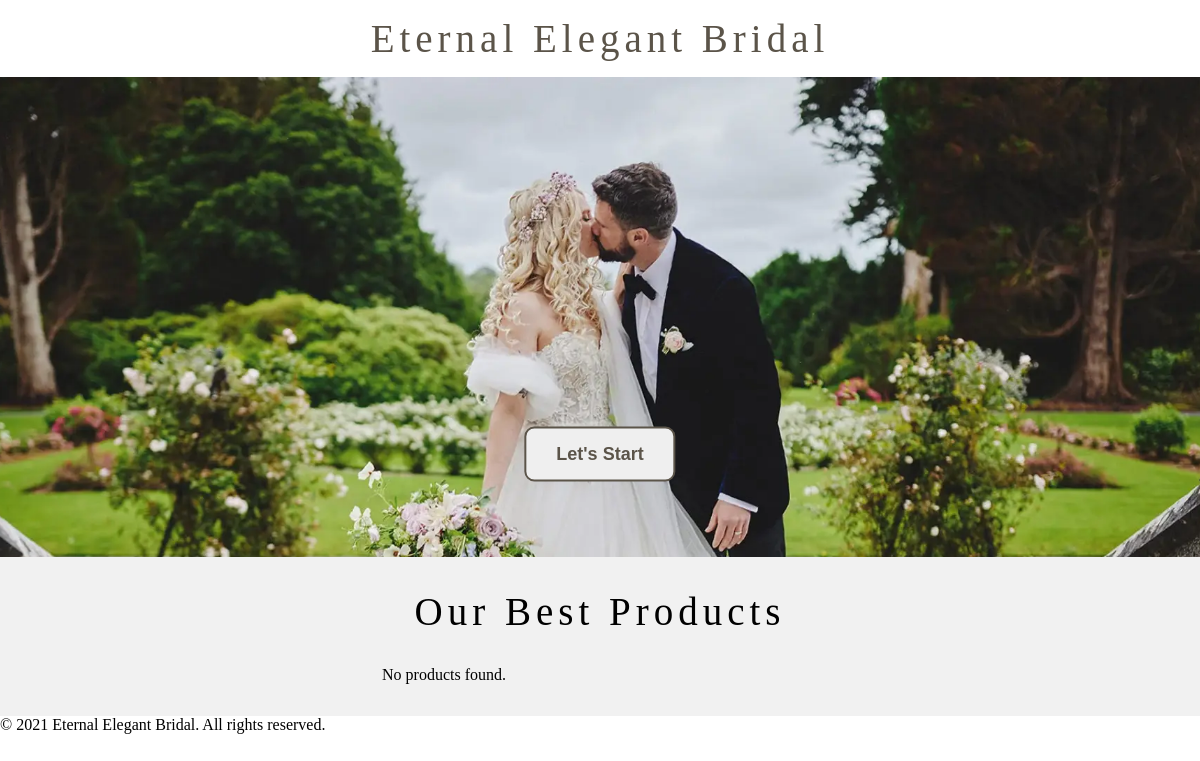
/, run on an earlier commit of the app's database.
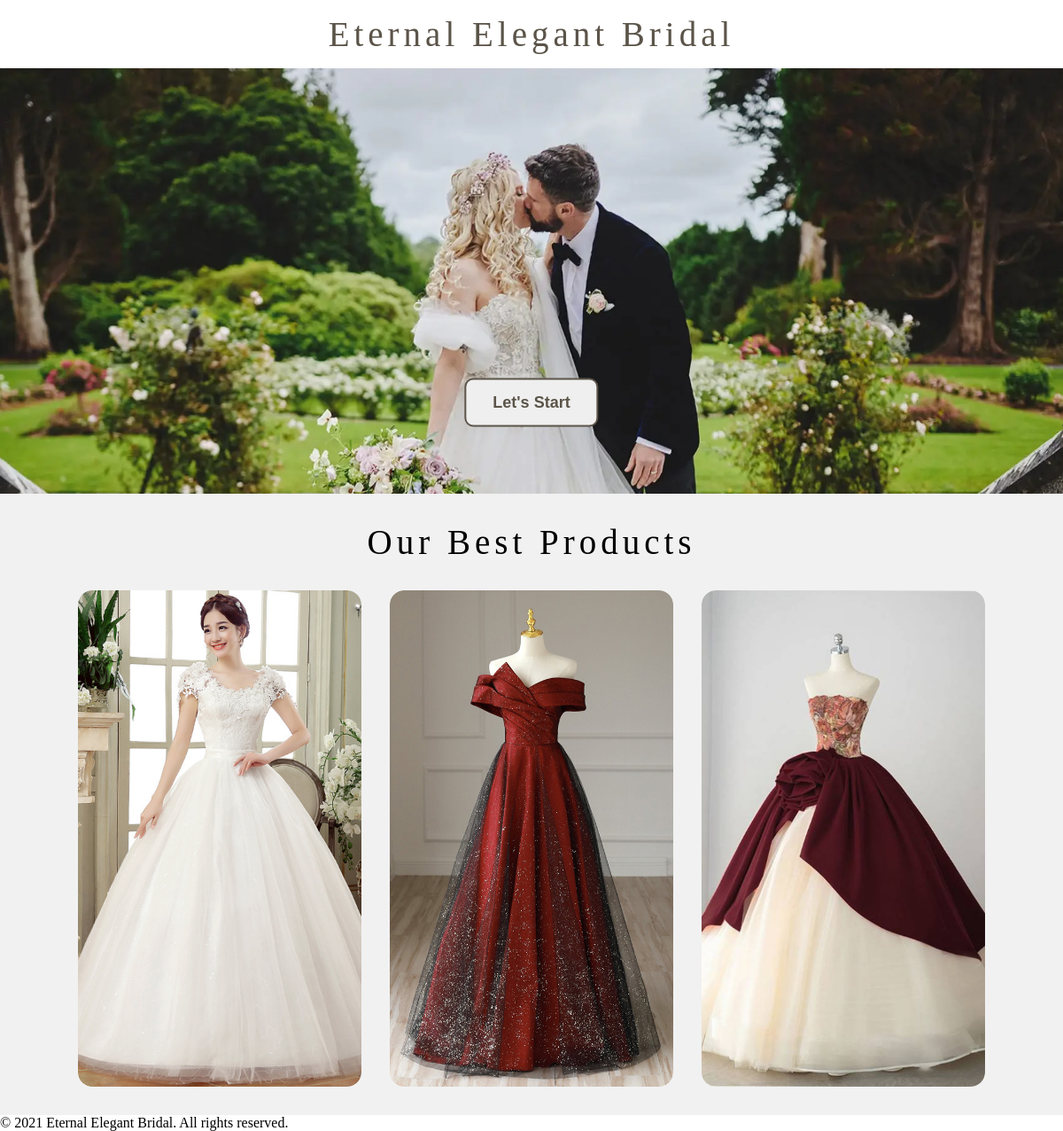
And on a later commit of the database.
### tables this page shows
CREATE TABLE `products` (
  `id` int(11) NOT NULL,
  `name` varchar(255) NOT NULL,
  `type` varchar(255) DEFAULT NULL,
  `price` decimal(10,2) DEFAULT NULL,
  `image` varchar(255) DEFAULT NULL,
  `description` text DEFAULT NULL
);

### backend/index.php (the view, shortened to what this page needs)
<?php
function fetch3product($conn) {
    $sql = "SELECT id, name, price, image FROM products LIMIT 3";
    $result = $conn->query($sql);
    if ($result->num_rows > 0) {
        while ($row = $result->fetch_assoc()) {
            echo '
            <div class="product-card">
                <a href="/BackendWebDev/userpage/authenticate/LoginPage.php">
                    <img src="' . htmlspecialchars($row['image']) . '"
                    alt="' . htmlspecialchars($row['name']) . '">
                    <div class="overlay"></div>
                    <div class="product-content">
                        <h3>' . htmlspecialchars($row['name']) . '</h3>
                        <p>Starting from RM' . number_format($row['price'], 2) . '</p>
                    </div>
                </a>
            </div>';
        }
    } else {
        echo "<p>No products found.</p>";
    }
}
?>

### index.php (shortened to what this page needs)
<?php
include "backend/index.php";
?>
<!DOCTYPE html>
<html lang="en">
<head>
    <link rel="stylesheet" href="https://cdnjs.cloudflare.com/ajax/libs/font-awesome/4.7.0/css/font-awesome.min.css">
    <link rel="stylesheet" href="style/index.css">
    <link rel="stylesheet" href="userstyle/transition.css">
</head>
<body>
    <header>
        <h1>Eternal Elegant Bridal</h1>
    </header>
    <section>
        <div class="slider">
            <div class="slides">
                <img src="/BackendWebDev/image/banner/banner1_s.png" alt="Banner 1">
            </div>
            <button onclick="window.location.href = 'userpage/authenticate/LoginPage.php';">Let's Start</button>
        </div>
    </section>
    <section class="product">
        <h2>Our Best Products</h2>
        <div class="product-container">
            <?php
            fetch3product($conn);
            ?>
        </div>
    </section>
    <footer>
        <p>&copy; 2021 Eternal Elegant Bridal. All rights reserved.</p>
    </footer>
</body>
</html>

### style/index.css (style rules this page uses)
* { margin: 0; padding: 0; box-sizing: border-box; }
header { display: flex; justify-content: center; align-items: center; padding: 1rem; position: relative; font-family: 'Crimson Text'; }
h1 { font-family: 'Crimson Text'; font-weight: 400; letter-spacing: 5px; font-size: 50px; }
html, body { height: 100%; display: flex; flex-direction: column; max-width: 100%; }
header h1 { font-family: 'Crimson Text'; font-weight: 400; color: #5B5449; letter-spacing: 5px; font-size: 39px; text-align: center; flex-grow: 1; }
.slider { width: 100vw; height: 30rem; overflow: hidden; position: relative; justify-content: center; align-items: center; }
.slides { display: flex; width: 300%; height: 100%; animation: slide 30s infinite; }
.slides img { flex: 1 0 100vw; width: 100vw; height: 100%; object-fit: cover; }
.slider button { position: absolute; bottom: 10%; left: 50%; transform: translate(-50%, -50%); padding: 15px 30px; font-size: 18px; font-weight: bold; border: 2px solid #5B5449; color: #5B5449; cursor: pointer; border-radius: 10px; transition: 0.3s ease-in-out; }
.product { display: flex; flex-direction: column; justify-content: center; align-items: center; padding: 2rem; background-color: #f1f1f1; }
.product h2 { font-family: 'Crimson Text'; font-weight: 400; letter-spacing: 5px; font-size: 39px; text-align: center; margin-bottom: 2rem; }
.product-container { display: grid; grid-template-columns: repeat(3, 1fr); gap: 2rem; width: max-content; margin: 0 auto; }
.product-card { width: 20rem; position: relative; display: flex; flex-direction: column; align-items: center; text-align: center; overflow: hidden; border-radius: 1rem; cursor: pointer; }
.product-card img { width: 20rem; height: 35rem; object-fit: cover; border-radius: 1rem; display: block; }

### userstyle/transition.css (style rules this page uses)
body { opacity: 0; transition: opacity .5s; }

What changed in the data, as far as the page shows it:
added products: image (picture)
added products: image (picture)
added products: image (picture)
Also different on the page:
text no longer shown: "No products found."
